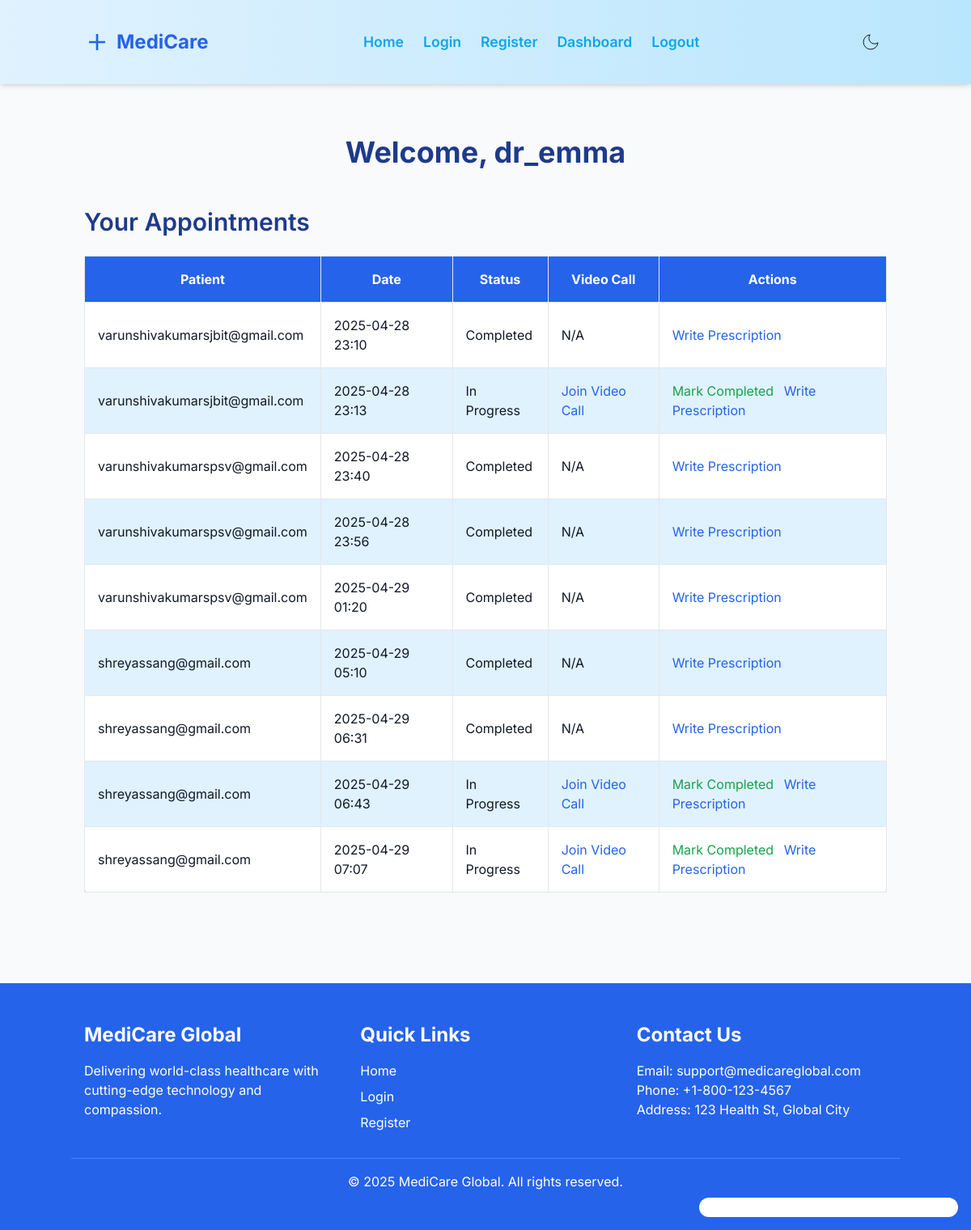
The page /doctor_dashboard (signed in) on the database its author committed.
### app.py (models this page shows)
class User(db.Model, UserMixin):
    id = db.Column(db.Integer, primary_key=True)
    username = db.Column(db.String(80), unique=True, nullable=False)
    password = db.Column(db.String(120), nullable=False)
    role = db.Column(db.String(20), nullable=False)
    is_verified = db.Column(db.Boolean, default=False)

class Appointment(db.Model):
    id = db.Column(db.Integer, primary_key=True)
    patient_id = db.Column(db.Integer, nullable=False)
    doctor_id = db.Column(db.Integer, nullable=False)
    date = db.Column(db.DateTime, nullable=False)
    status = db.Column(db.String(20), default='Pending')
    video_link = db.Column(db.String(200), default='https://192.168.110.177:8181')

### app.py (the view)
@app.route('/doctor_dashboard')
@login_required
def doctor_dashboard():
    if current_user.role != 'doctor':
        flash('Access denied.')
        return redirect(url_for('home'))
    appointments = Appointment.query.filter_by(doctor_id=current_user.id).all()
    patients = User.query.filter_by(role='patient').all()
    return render_template('doctor_dashboard.html', appointments=appointments, patients=patients)

### app.py (called while the page is built)
@login_manager.user_loader
def load_user(user_id):
    return User.query.get(int(user_id))

### templates/doctor_dashboard.html (shortened to what this page needs)
{% extends 'base.html' %}
{% block content %}
<div class="container mx-auto px-4 py-16">
    <h1 class="text-4xl font-bold text-center text-blue-900 dark:text-blue-300 mb-12 animate__animated animate__fadeInDown">
        Welcome, {{ current_user.username }}
    </h1>
    <h2 class="text-3xl font-semibold mb-6 text-blue-900 dark:text-blue-300">Your Appointments</h2>
    <div class="overflow-x-auto">
        <table class="w-full border-collapse bg-white dark:bg-gray-800 rounded-lg shadow-lg">
            <thead>
                <tr class="bg-blue-600 text-white">
                    <th class="border p-4">Patient</th>
                    <th class="border p-4">Date</th>
                    <th class="border p-4">Status</th>
                    <th class="border p-4">Video Call</th>
                    <th class="border p-4">Actions</th>
                </tr>
            </thead>
            <tbody>
                {% for appointment in appointments %}
                <tr class="hover:bg-gray-100 dark:hover:bg-gray-700">
                    <td class="border p-4">
                        {% for patient in patients %}
                            {% if patient.id == appointment.patient_id %}
                                {{ patient.username }}
                            {% endif %}
                        {% endfor %}
                    </td>
                    <td class="border p-4">{{ appointment.date.strftime('%Y-%m-%d %H:%M') }}</td>
                    <td class="border p-4">{{ appointment.status }}</td>
                    <td class="border p-4">
                        {% if appointment.status in ['Pending', 'In Progress'] %}
                            <a href="{{ url_for('join_video', appointment_id=appointment.id) }}" class="text-blue-600 hover:underline" target="_blank">Join Video Call</a>
                        {% else %}
                            N/A
                        {% endif %}
                    </td>
                    <td class="border p-4 space-x-2">
                        {% if appointment.status == 'In Progress' %}
                            <a href="{{ url_for('complete_appointment', appointment_id=appointment.id) }}" class="text-green-600 hover:underline">
                                Mark Completed
                            </a>
                        {% endif %}
                        <a href="{{ url_for('write_prescription', appointment_id=appointment.id) }}" class="text-blue-600 hover:underline">
                            Write Prescription
                        </a>
                    </td>
                </tr>
                {% else %}
                <tr>
                    <td colspan="5" class="border p-4 text-center text-gray-600 dark:text-gray-300">
                        No appointments found.
                    </td>
                </tr>
                {% endfor %}
            </tbody>
        </table>
    </div>
</div>
{% endblock %}

### templates/base.html (shortened to what this page needs)
<!DOCTYPE html>
<html lang="en">
<head>
    <script src="https://cdn.tailwindcss.com"></script>
    <link rel="stylesheet" href="https://cdnjs.cloudflare.com/ajax/libs/animate.css/4.1.1/animate.min.css"/>
    <link rel="stylesheet" href="{{ url_for('static', filename='css/style.css') }}">
</head>
<body class="font-inter bg-gray-50 text-gray-900 dark:bg-gray-900 dark:text-gray-100 transition-colors duration-300">
    <header class="bg-white dark:bg-gray-800 shadow-md sticky top-0 z-40">
        <nav class="container mx-auto px-4 py-4 flex justify-between items-center">
            <div class="nav-logo flex items-center text-2xl font-bold text-blue-600 dark:text-blue-400 animate__animated animate__pulse animate__infinite">
                <svg viewBox="0 0 24 24" fill="none" stroke="currentColor" stroke-width="2" class="w-8 h-8 mr-2">
                    <path d="M12 4.5v15m7.5-7.5h-15"/>
                </svg>
                MediCare
            </div>
            <ul class="flex space-x-6">
                <li><a href="{{ url_for('home') }}" class="hover:text-blue-600 dark:hover:text-blue-400 transition-colors animate__animated animate__fadeIn">Home</a></li>
                <li><a href="{{ url_for('login') }}" class="hover:text-blue-600 dark:hover:text-blue-400 transition-colors animate__animated animate__fadeIn">Login</a></li>
                <li><a href="{{ url_for('register') }}" class="hover:text-blue-600 dark:hover:text-blue-400 transition-colors animate__animated animate__fadeIn">Register</a></li>
                {% if current_user.is_authenticated %}
                    {% if current_user.role == 'patient' %}
                        <li><a href="{{ url_for('patient_dashboard') }}" class="hover:text-blue-600 dark:hover:text-blue-400 transition-colors animate__animated animate__fadeIn">Dashboard</a></li>
                    {% else %}
                        <li><a href="{{ url_for('doctor_dashboard') }}" class="hover:text-blue-600 dark:hover:text-blue-400 transition-colors animate__animated animate__fadeIn">Dashboard</a></li>
                    {% endif %}
                    <li><a href="{{ url_for('logout') }}" class="hover:text-blue-600 dark:hover:text-blue-400 transition-colors animate__animated animate__fadeIn">Logout</a></li>
                {% endif %}
            </ul>
            <button id="dark-mode-toggle" class="p-2 rounded-full hover:bg-gray-200 dark:hover:bg-gray-700 transition-colors" aria-label="Toggle dark mode">
                <svg width="24" height="24" viewBox="0 0 24 24" fill="none" stroke="currentColor">
                    <path d="M21 12.79A9 9 0 1 1 11.21 3 7 7 0 0 0 21 12.79z"/>
                </svg>
            </button>
        </nav>
    </header>
    {% block content %}{% endblock %}
    <div class="chat-container animate__animated animate__zoomIn fixed bottom-4 right-4 w-80 bg-white dark:bg-gray-800 rounded-xl shadow-2xl z-50">
        <div class="chat-body p-3 max-h-80 overflow-y-auto">
        </div>
    </div>
    <footer class="bg-blue-600 dark:bg-blue-800 text-white py-12 mt-12">
        <div class="container mx-auto px-4 grid grid-cols-1 md:grid-cols-3 gap-8">
            <div class="animate__animated animate__fadeInUp">
                <h3 class="text-2xl font-bold mb-4">MediCare Global</h3>
                <p>Delivering world-class healthcare with cutting-edge technology and compassion.</p>
            </div>
            <div class="animate__animated animate__fadeInUp animate__delay-1s">
                <h3 class="text-2xl font-bold mb-4">Quick Links</h3>
                <ul class="space-y-2">
                    <li><a href="{{ url_for('home') }}" class="hover:underline">Home</a></li>
                    <li><a href="{{ url_for('login') }}" class="hover:underline">Login</a></li>
                    <li><a href="{{ url_for('register') }}" class="hover:underline">Register</a></li>
                </ul>
            </div>
            <div class="animate__animated animate__fadeInUp animate__delay-2s">
                <h3 class="text-2xl font-bold mb-4">Contact Us</h3>
                <p>Email: support@medicareglobal.com</p>
                <p>Phone: +1-800-123-4567</p>
                <p>Address: 123 Health St, Global City</p>
            </div>
        </div>
        <div class="container mx-auto px-4 mt-8 text-center border-t border-white/20 pt-4 animate__animated animate__fadeIn">
            <p>© 2025 MediCare Global. All rights reserved.</p>
        </div>
    </footer>
</body>
</html>

### static/css/style.css (style rules this page uses)
:root { --primary: #0ea5e9; --primary-light: #38bdf8; --secondary: #34d399; --light-bg: #f0f9ff; --dark-bg: #0f172a; --light-text: #0f172a; --dark-text: #e0f2fe; --accent: #e0f7fa; --danger: #ef4444; --danger-light: #f87171; }
body { font-family: 'Inter', -apple-system, BlinkMacSystemFont, 'Roboto', sans-serif; background: var(--light-bg); color: var(--light-text); line-height: 1.6; scroll-behavior: smooth; }
header { background: var(--light-bg); box-shadow: 0 2px 8px rgba(14, 165, 233, 0.2); }
.chat-container { background: var(--accent); }
table { width: 100%; background: var(--light-bg); }
thead { background: var(--primary); color: white; }
tbody tr:nth-child(even) { background-color: #e0f2fe; }
footer { background: var(--primary); color: white; }
html { scroll-behavior: smooth; }
header { background: linear-gradient(90deg, #E0F2FE 0%, #BAE6FD 100%); box-shadow: 0 2px 8px rgba(0, 112, 243, 0.1); padding: 1rem 2rem; }
.nav-logo, nav ul li a { color: var(--primary); font-weight: 600; font-size: 1.1rem; transition: color 0.3s ease, transform 0.3s ease; }

### rows shown on the page
User: username "dr_emma"
Appointment: date "2025-04-28 23:10", status "Completed", shows "N/A"
User: username "varunshivakumarsjbit@gmail.com"
Appointment: date "2025-04-28 23:13", status "In Progress"
Appointment: date "2025-04-28 23:40", status "Completed", shows "N/A"
User: username "varunshivakumarspsv@gmail.com"
Appointment: date "2025-04-28 23:56", status "Completed", shows "N/A"
Appointment: date "2025-04-29 01:20", status "Completed", shows "N/A"
Appointment: date "2025-04-29 05:10", status "Completed", shows "N/A"
User: username "shreyassang@gmail.com"
Appointment: date "2025-04-29 06:31", status "Completed", shows "N/A"
Appointment: date "2025-04-29 06:43", status "In Progress"
Appointment: date "2025-04-29 07:07", status "In Progress"
